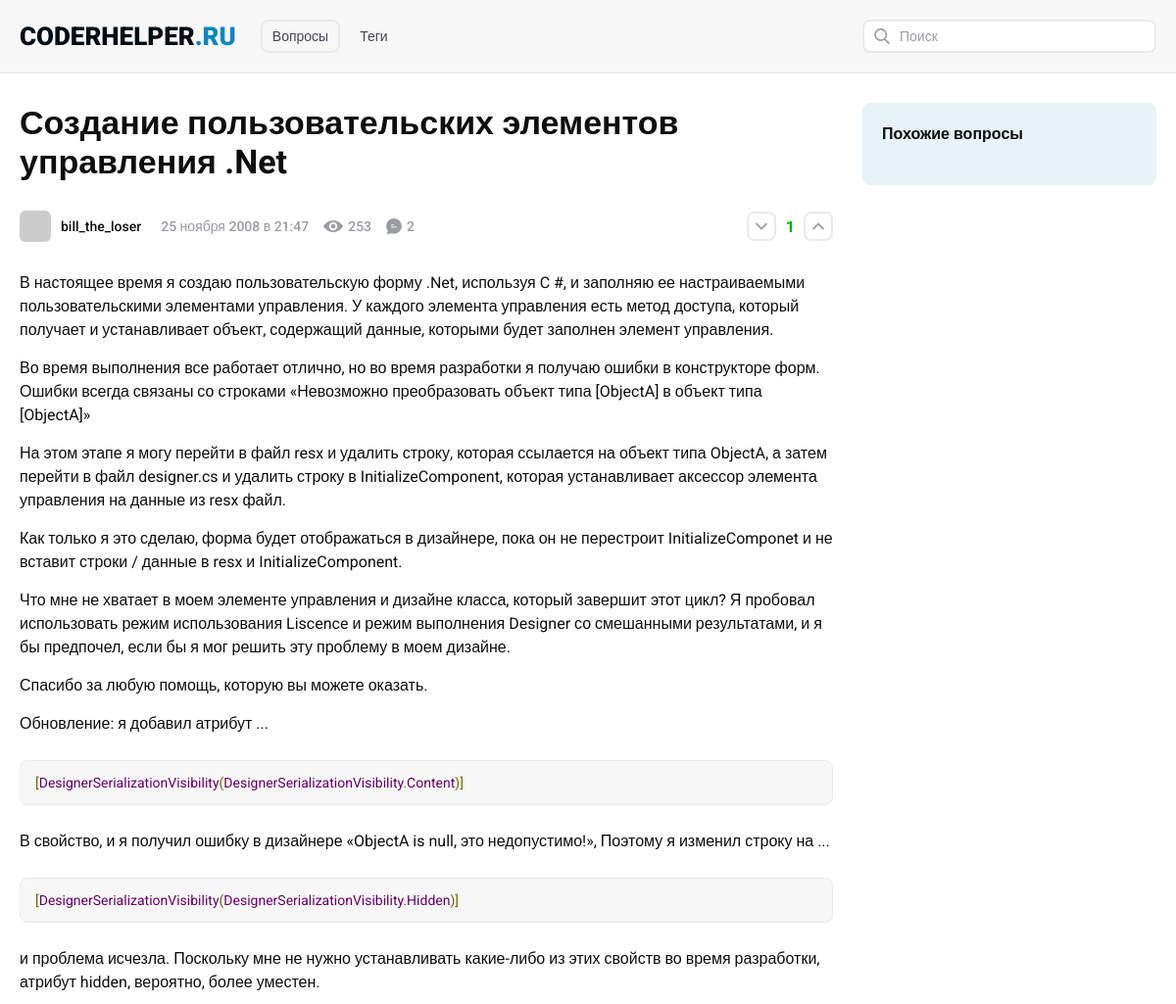
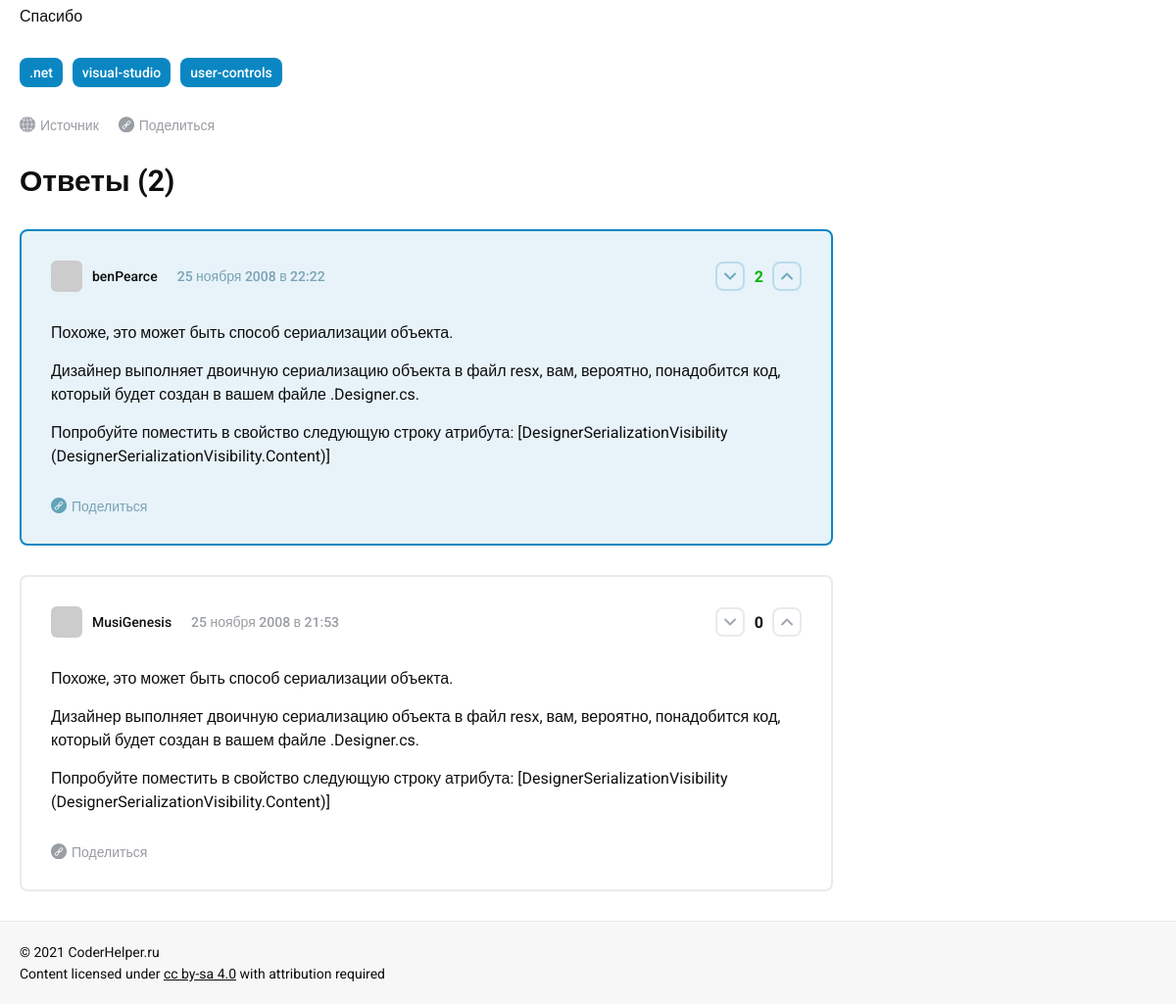
The app's page /questions/318998/Building-Net-User-Controls with its own data (2 pictures, top to bottom).
### tables this page shows
CREATE TABLE `questions` (
  `question_id` int NOT NULL AUTO_INCREMENT COMMENT 'id',
  `outer_link` varchar(255) DEFAULT NULL COMMENT 'внешняя ссылка',
  `avatar` varchar(255) DEFAULT NULL COMMENT 'аватара автора',
  `author` varchar(255) NOT NULL COMMENT 'автор вопроса',
  `post` varchar(255) NOT NULL COMMENT 'внутренняя ссылка',
  `pub_date` int NOT NULL COMMENT 'дата публикации',
  `views` int NOT NULL DEFAULT '0' COMMENT 'просмотры',
  `answers` int NOT NULL DEFAULT '0' COMMENT 'ответы',
  `title` varchar(255) NOT NULL COMMENT 'заголовок вопроса',
  `content` text NOT NULL COMMENT 'текст вопроса',
  `rating` int NOT NULL DEFAULT '0' COMMENT 'рейтинг',
  `similar_id` varchar(255) DEFAULT NULL COMMENT 'id похожих вопросов',
  `comments_block` text,
  `is_more_comments` enum('0','1','2') NOT NULL DEFAULT '0',
  `status_process` int NOT NULL DEFAULT '1',
  `is_translate` int NOT NULL DEFAULT '0',
  PRIMARY KEY (`question_id`),
  KEY `post` (`post`) USING BTREE,
  KEY `questions_status_process_index` (`status_process`),
  KEY `questions_is_translate_index` (`is_translate`)
);

CREATE TABLE `answers` (
  `answer_id` int NOT NULL AUTO_INCREMENT,
  `question_id` int NOT NULL,
  `author` varchar(255) NOT NULL,
  `status` int NOT NULL DEFAULT '0',
  `avatar` varchar(255) NOT NULL,
  `pub_date` int NOT NULL,
  `rating` int NOT NULL,
  `content` text NOT NULL,
  `comments_block` text NOT NULL,
  `is_more_comments` enum('0','1','2') NOT NULL DEFAULT '0',
  `status_process` int NOT NULL DEFAULT '1',
  `is_translate` int NOT NULL DEFAULT '0',
  PRIMARY KEY (`answer_id`),
  KEY `question_id` (`question_id`),
  KEY `answers_status_process_index` (`status_process`),
  KEY `answers_is_translate_index` (`is_translate`),
  CONSTRAINT `answers_ibfk_1` FOREIGN KEY (`question_id`) REFERENCES `questions` (`question_id`)
);

### config/routes.php (called while the page is built)
<?php
return [
    '^search\/page-([0-9]+)' => 'search/index/$1',
    '^search' => 'search/index',
    '^tags\/([0-9a-zA-Z%-.,]+)/page-([0-9]+)$' => 'tags/list/$1/$2',
    '^tags\/page-([0-9]+)$' => 'tags/index/$1',
    '^tags\/([0-9a-zA-Z%-.,]+)$' => 'tags/list/$1',
    '^tags$' => 'tags/index',
    '^questions/([0-9]+)/([0-9а-яёА-ЯЁA-Za-z-%.,]+)$' => 'question/view/$1/$2',
    '^questions/([0-9]+)/?$' => 'question/view/$1/question',
    '^q\/([0-9]+)/([0-9а-яёА-ЯЁA-Za-z-%.,]+)$' => 'question/view/$1/$2',
    '^q\/([0-9]+)/?$' => 'question/view/$1/question',
    '^page-([0-9]+)$' => 'question/index/$1',
    '' => 'question/index'
    ];

### src/Controllers/QuestionController.php (called while the page is built, shortened)
<?php
class QuestionController {
    public function actionView(int $question_id, string $post = ""): bool
    {
        $questionItem = Questions::viewQuestion($question_id);
        $questionItem['comments_block'] = json_decode($questionItem['comments_block'], true);
        $Answers = Questions::getQuestionAnswers($question_id);
        include_once PUBLIC_HTML.'/views/questions/view.php';
        return true;
    }
}

### index.php (called while the page is built, shortened)
<?php
$router = new Router();
$router->run();

### src/Models/Questions.php (called while the page is built, shortened)
<?php
class Questions {
    public static function similarQuestions(string $similar_id): array
    {
        $similar_ids = explode(',', $similar_id);
        $similarQuestions = [];
        $db = Database::getConnection();
        foreach($similar_ids as $question_id){
            $question_id = intval($question_id);
            $stmt = $db->prepare("SELECT * FROM `questions`"
                . " WHERE `question_id`=:question_id"
                . " ORDER BY `pub_date` DESC");
            $stmt->execute([':question_id' => $question_id] );
            $questionItem = $stmt->fetch();
        }
        return $similarQuestions;
    }
    public static function viewQuestion(int $question_id): array
    {
        $db = Database::getConnection();
        $stmt = $db->prepare("SELECT * FROM `questions` WHERE `question_id`=:question_id");
        $stmt->execute(
            [':question_id' => $question_id]
        );
        $questionItem = $stmt->fetch();
        $questionItem['pub_date'] = Common::pubDateToString($questionItem['pub_date']);
        $questionItem['tags'] = self::getTagsByQuestionId($questionItem['question_id']);
        return $questionItem;
    }
    public static function getQuestionAnswers(int $question_id): array
    {
        $db = Database::getConnection();
        $stmt = $db->prepare("SELECT * FROM `answers`"
            . " WHERE `question_id`=:question_id"
            . " ORDER BY `status` DESC, `rating` DESC, `pub_date` DESC");
        $stmt->execute([':question_id' => $question_id]);
        $answerList = [];
        while($row = $stmt->fetch()){
            $answerList[] = [
                'answer_id' => $row['answer_id'],
                'author' => $row['author'],
                'avatar' => $row['avatar'],
                'pub_date' => $row['pub_date'],
                'rating' => $row['rating'],
                'content' => $row['content'],
                'comments_block' => json_decode($row['comments_block'], true),
                'status' => $row['status']
            ];
        }
        return $answerList;
    }
    public static function getTagsByQuestionId(int $question_id): array
    {
        $db = Database::getConnection();
        $stmt = $db->prepare("SELECT `tag_name`"
            . " FROM `tags_to_questions`,`tags`"
            . " WHERE  `tags_to_questions`.`question_id`=:question_id"
            . " AND `tags`.`tag_id`=`tags_to_questions`.`tag_id`");
        $stmt->execute( [':question_id' => $question_id] );
        $tagsList = [];
        while($row = $stmt->fetch()){
            $tagsList[] = $row['tag_name'];
        }
        return $tagsList;
    }
}

### src/Models/Common.php (called while the page is built, shortened)
<?php
class Common {
    public static function pubDateToString($pubDate): string
    {
        $dateArray = explode('-', date("Y-n-j-H:i", $pubDate));
        $monthRu = ['', 'января', 'февраля', 'марта', 'апреля', 'мая', 'июня', 'июля', 'августа', 'сентября', 'октября', 'ноября', 'декабря'];
        $dateArray[1]  = intval($dateArray[1]);
        return $dateArray[2]." ".$monthRu[$dateArray[1]]." ".$dateArray[0]." в ".$dateArray[3];
    }
}

### views/questions/view.php (the view, shortened to what this page needs)
<?php include_once PUBLIC_HTML.'/views/layouts/header.php';?>
<div class="content_wrapper clearfix">
    <main class="questions_block question_block">
	<h1 class="main_title"><?=$questionItem['title'];?></h1>
	<div class="question_stat_block clearfix">
            <div class="author">
		<img class="avatar" src="<?=$questionItem['avatar'];?>" alt="avatar">
		<div class="name"><?=$questionItem['author'];?></div>
            </div>
            <div class="question_stat">
		<div class="date stat_item"><?=$questionItem['pub_date'];?></div>
		<div class="views stat_item"><?=$questionItem['views'];?></div>
		<div class="answers stat_item"><?=(count($Answers));?></div>
            </div>
            <div class="votes_buttons">
		<div class="vote_button js-vote_button minus js-minus"></div>
		<div class="votes_count js-votes_count <?=(($questionItem['rating'] < 0) ? "red_color" : (($questionItem['rating'] > 0) ? "green_color" : ""));?>"><?=$questionItem['rating'];?></div>
		<div class="vote_button js-vote_button plus js-plus"></div>
            </div>
	</div>
        <div class="content_text">
            <?=trim($questionItem['content']);?>
	</div>
        <ul class="tags_list question_tags_list">
            <?php foreach($questionItem['tags'] as $tag) : ?>
            <li><a href="/tags/<?=urlencode($tag);?>"><?=$tag;?></a></li>
            <?php endforeach;?>
	</ul>
        <div class="sourse_block">
            <a class="sourse_item sourse_button" href="<?=$questionItem['outer_link'];?>" target="_blank" rel="nofollow noreferrer">Источник</a>
            <div class="sourse_item share_button js-share_button" data-link="<?=$_SERVER['REQUEST_SCHEME'];?>://<?=$_SERVER['SERVER_NAME'];?>/questions/<?=$questionItem['question_id']?>/<?=$questionItem['post'];?>">
                <span class="text">Поделиться</span>
            </div>
        </div>
        <div class="answers_block">
            <h2 class="answers_title">Ответы (<?=(count($Answers));?>)</h2>
            <?php if(count($Answers) > 0) : ?>
            <div class="answers_list">
                <?php
                foreach($Answers as $answer) :?>
                <div class="answer_item <?=($answer['status']) ? "right" : "";?>">
                    <div class="question_stat_block clearfix">
                        <div class="author">
                            <img class="avatar" src="<?=$answer['avatar'];?>" alt="avatar">
                            <div class="name"><?=$answer['author'];?></div>
                        </div>
                        <div class="question_stat">
                            <div class="date stat_item"><?=Common::pubDateToString($answer['pub_date'])?></div>
                        </div>
                        <div class="votes_buttons">
                            <div class="vote_button js-vote_button minus js-minus"></div>
                            <div class="votes_count js-votes_count <?=(($answer['rating'] < 0) ? "red_color" : (($answer['rating'] > 0) ? "green_color" : ""));?>"><?=$answer['rating'];?></div>
                            <div class="vote_button js-vote_button plus js-plus"></div>
                        </div>
                    </div>
                    <div class="content_text">
                        <?=$answer['content'];?>
                    </div>
                    <div class="sourse_block">
                        <div class="sourse_item share_button js-share_button" data-link="<?=$_SERVER['REQUEST_SCHEME'];?>://<?=$_SERVER['SERVER_NAME'];?>/questions/<?=$questionItem['question_id']?>/<?=$questionItem['post'];?>#<?=$answer['answer_id'];?>">
                            <span class="text">Поделиться</span>
                        </div>
                    </div>
                </div>
                <?php
                    endforeach;
                ?>
            </div>
            <?php endif;?>
        </div>
    </main>
    <aside class="sidebar">
        <div class="info_block sidebar_questions_block">
            <h4 class="block_title">Похожие вопросы</h4>
        </div>
    </aside>
</div>
<?php include_once PUBLIC_HTML.'/views/layouts/footer.php';?>

### src/Components/Router.php (shortened to what this page needs)
<?php
class Router {
    private string $controllersNamespace = 'Coderhelper\Controllers\\';
    private array $routes;
    public function __construct(){
        $routesPath = PUBLIC_HTML."/config/routes.php";
        $this->routes = include($routesPath);
    }
    private function getUri(): string
    {
        if(!empty($_SERVER['REQUEST_URI'])){
            return trim($_SERVER['REQUEST_URI'], '/');
        }
        return '';
    }
    public function run(): void
    {
        $uri = $this->getUri();
        foreach($this->routes as $uriPattern => $path) {
            if(preg_match("~^$uriPattern~ui", $uri)){
                $internalRoute = preg_replace("~$uriPattern~", $path, $uri);
                $internalRoute = preg_replace('~\?(.*)~', '', $internalRoute);
                $segments = explode('/', $internalRoute);
                $controllerName = ucfirst(array_shift($segments)."Controller");
                $actionName = "action".ucfirst(array_shift($segments));
                $this->parameters = $segments;
                $controllerName = $this->controllersNamespace.$controllerName;
                $controllerObject = new $controllerName;
                $result = (method_exists($controllerName, $actionName)) ?
                    call_user_func_array(array($controllerObject, $actionName), $this->parameters) :
                    NotfoundController::actionNotfound();
                if($result != null){
                    break;
                }
            }
        }
    }
}

### views/layouts/header.php (shortened to what this page needs)
<!DOCTYPE html>
<html lang="ru">
<head>
    <link rel="stylesheet" href="/template/css/reset.css">
    <?php if( defined('IS_QUESTION_PAGE') && IS_QUESTION_PAGE === 1 ): ?>
    <link rel="stylesheet" href="/template/css/prettify.css">
    <?php endif; ?>
    <link rel="stylesheet" href="/template/css/styles.css?v=2">
</head>
<body>
    <header class="header">
	<div class="header_wrapper clearfix">
            <div class="logo_block">
		<a class="logo" href="https://coderhelper.ru/">CoderHelper<span>.ru</span></a>
            </div>
            <nav class="nav_wrapper">
                <ul class="nav">
                    <li><a <?=$this->nav['questions'];?> href="/">Вопросы</a></li>
                    <li><a <?=$this->nav['tags'];?> href="/tags">Теги</a></li>
		</ul>
            </nav>
            <form class="search_form" action="/search" method="get">
                    <input class="search_query" type="text" id="querys" name="query" placeholder="Поиск" required="required" minlength="3">
            </form>
        </div>
    </header>

### views/layouts/footer.php (shortened to what this page needs)
    <footer class="footer">
        <div class="footer_wrapper clearfix">
            <div class="copyright">© 2021 CoderHelper.ru</div>
            <div class="license">Content licensed under <a href="https://creativecommons.org/licenses/by-sa/4.0/" target="_blank" rel="nofollow noopener noreferrer license">cc by-sa 4.0</a> with attribution required</div>
        </div>
    </footer>
</body>
</html>

### template/css/prettify.css (style rules this page uses)
pre.prettyprint { padding: 2px; border: 1px solid #888 }

### records on screen
questions: title "Создание пользовательских элементов управления .Net", author "bill_the_loser", views "253", count($Answers) "2", rating "1", content "В настоящее время я создаю пользовательскую форму .Net, используя C #, и заполняю ее настраиваемыми пользовательскими элементами управления. У каждого элемента управления есть метод доступа, который получает и устанавливает объект, содержащий данные, которыми будет заполнен элемент управления. Во время выполнения все работает отлично, но во время разработки я получаю ошибки в конструкторе форм. Ошибки всегда связаны со строками «Невозможно преобразовать объект типа [ObjectA] в объект типа [ObjectA]» На этом этапе я могу перейти в файл resx и удалить строку, которая ссылается на объект типа ObjectA, а затем перейти в файл designer.cs и удалить строку в InitializeComponent, которая…", tag ".net", tag "visual-studio", tag "user-controls"
answers: author "benPearce", pub_date "25 ноября 2008 в 22:22", rating "2", content "Похоже, это может быть способ сериализации объекта. Дизайнер выполняет двоичную сериализацию объекта в файл resx, вам, вероятно, понадобится код, который будет создан в вашем файле .Designer.cs. Попробуйте поместить в свойство следующую строку атрибута: [DesignerSerializationVisibility (DesignerSerializationVisibility.Content)]"
answers: author "MusiGenesis", pub_date "25 ноября 2008 в 21:53", rating "0", content "Похоже, это может быть способ сериализации объекта. Дизайнер выполняет двоичную сериализацию объекта в файл resx, вам, вероятно, понадобится код, который будет создан в вашем файле .Designer.cs. Попробуйте поместить в свойство следующую строку атрибута: [DesignerSerializationVisibility (DesignerSerializationVisibility.Content)]"
